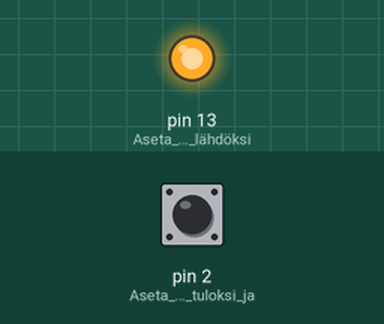
The sketch below on a simulated Arduino Uno, built with avr-gcc and run on an emulated ATmega328P. On the bench: output pins drawn as LEDs (lit = HIGH). The inputs (shaded band) are chosen by the test bench; at power-on: pin 2 (Aseta_pinni_2_tuloksi_ja) HIGH.

Above: at 1.2 s.
1.3 s: pin 2 (Aseta_pinni_2_tuloksi_ja) pulled LOW for 0.15 s
At 1.37 s:
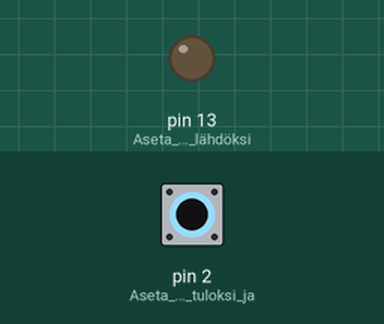
2.9 s: pin 2 (Aseta_pinni_2_tuloksi_ja) pulled LOW for 3.2 s
At 6.7 s:
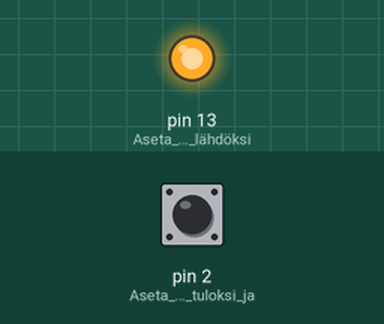
Timing chart, 0 to 8.2 s (numbered marks = the images above; inputs shaded):
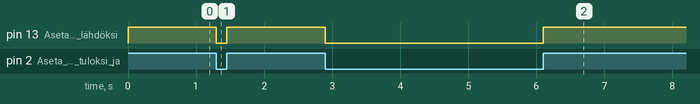

Measured:
- after the input at 1.3 s, pin 13 (Aseta_pinni_13_lähdöksi): HIGH → LOW at once, → HIGH 0.15 s later
- after the input at 2.9 s, pin 13 (Aseta_pinni_13_lähdöksi): HIGH → LOW at once, → HIGH 3.2 s later

The sketch:

Harjoitus1.ino
```cpp
void setup()
{
  pinMode(13, OUTPUT);      // Aseta pinni 13 lähdöksi
  pinMode(2, INPUT_PULLUP); // Aseta pinni 2 tuloksi ja ylösveto-tilaan
}

void loop() {
  int buttonState = digitalRead(2); // Lue pinnin 2 tila kokonaisluku-
                                    // muuttujaan buttonState.
  if (buttonState == HIGH) {        // Jos tila ylhäällä
    digitalWrite(13, HIGH);         // sytytä LED
  } else {                          // muuten
    digitalWrite(13, LOW);          // sammuta LED.
  }
}
```
